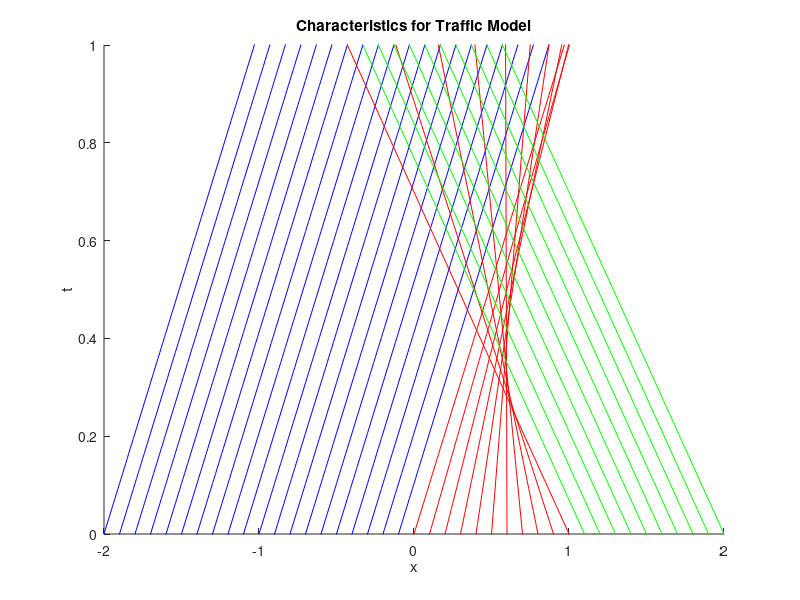

The MATLAB source for this figure: (Note: this script raises an error after producing the figure.)
% AMSC 661 Final Exam Problem 3
% Consider the traffic model p_t + [pv(p)]_x = 0, where v(p) = 1-p^2. The
% initial density is p(0,x) = p_0(x) = 0.1 if x<0, 0.1+0.8x if 0<=x<=1, and
% 0.9 if x>1. 

%% Part (a)
% Find the equation of the characteristics and plot them starting at x0 =
% -2, -1.9, -1.8, ..., 2. 

xmin = -2;
xmax = 2;
x0 = xmin : 0.1 : xmax;
x = xmin : 0.01 : xmax;

ind_x01 = find(x0 < 0);
ind_x02 = find(x0 >= 0 & x0 <= 1);
ind_x03 = find(x0 > 1);

figure(1);
hold on;
for i = 1:length(ind_x01)
    plot(x, (x-x0(ind_x01(i)))/(1-3*(0.1)^2),'b');
end
for i = 1:length(ind_x02)
    plot(x, (x-x0(ind_x02(i)))./(1-3*(0.1+0.8*x0(ind_x02(i))).^2),'r');
end
for i = 1:length(ind_x03)
    plot(x, (x-x0(ind_x03(i)))/(1-3*(0.9)^2),'g');
end
hold off;
axis([-2 2 0 1]);
xlabel('x'); ylabel('t');
title('Characteristics for Traffic Model');

%% part (d)
% Solve the equation numerically using Godunov's method on the
% computational domain [-2,2] for time [0,10]. You must choose an
% appropriate numerical flux function. Plot solution at time t=1,2,...,10.

% just have to initialize all the stuff and do the plots :)
k = .05;        % time-step
h = 0.01;      % space-step
x = -2:h:2-h;
t = 0:k:10;
u = zeros(length(x),length(t));     % x is contained in rows, t in cols

% initial condition
ind1 = find(x < 0);
u(ind1,1) = 0.1;

ind2 = find(x >= 0 & x <= 1);
u(ind2,1) = 0.1 + 0.8*x(ind2);

ind3 = find(x > 1);
u(ind3,1) = 0.9;


for i = 2:length(t)
   u(1,i) = u(1,i-1) - (k/h) * (Godunov_flux(u(1,i-1),u(2,i-1)) ...
            - Godunov_flux(u(end,i-1),u(1,i-1)));
   for j = 2:length(x)-1
       u(j,i) = u(j,i-1) - (k/h) * (Godunov_flux(u(j,i-1),u(j+1,i-1))...
                - Godunov_flux(u(j-1,i-1),u(j,i-1)));
   end
   u(end,i) = u(end,i-1) - (k/h)*(Godunov_flux(u(end,i-1),u(1,i-1)) ...
              - Godunov_flux(u(end-1,i-1),u(end,i-1)));
end

% implement periodic boundary conditions
u(end+1,:) = u(1,:);

x = [x,x(end)+h];
tt = 0:10;
t_ind = find(t==0 | t==1 | t==2 | t==3 | t==4 | t==5 | t==6 | t== 7 ...
             | t==8 | t==9 | t==10);

figure(1);
for i = 1:length(tt)
    hold on;
    plot(x, u(:,t_ind(i)));
end
hold off;
legend('t=0','t=1','t=2','t=3','t=4','t=5',...
       't=6','t=7','t=8','t=9','t=10','Location','northwest');
title('Numerical Solution for Godunov times t=1,...,10');
xlabel('x'); ylabel('u');


 

function output = fun(u)
    output = u .* (1-u.^2);
end

function output = Godunov_flux(uL,uR)
    if uL <= uR
        x = fminbnd(@(u) fun(u), uL, uR);
        output = 0.05*fun(x);
    else
        x = fminbnd(@(u) -fun(u), uR, uL);
        output = 0.05*fun(x);
    end
end

